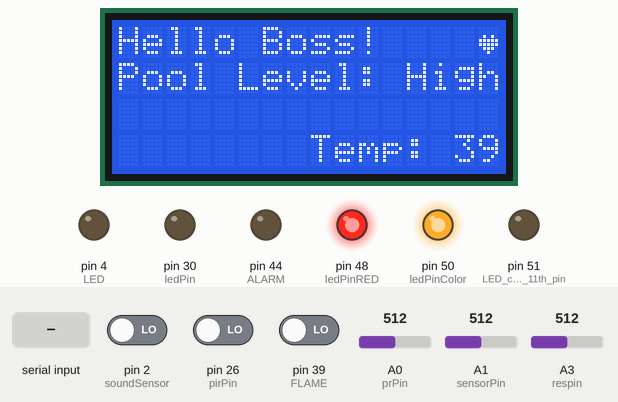
The sketch below on a simulated Arduino Mega 2560, built with avr-gcc and run on an emulated ATmega2560. On the bench: 16×4 character LCD, output pins drawn as LEDs (lit = HIGH). The test bench sets the inputs (shaded band); at power-on: A1 (sensorPin) = 512, A3 (respin) = 512, pin 2 (soundSensor) LOW, pin 26 (pirPin) LOW, pin 39 (FLAME) LOW, A0 (prPin) = 512. What the sketch prints to the serial monitor is not drawn.

Above: at 1.3 s.
1.4 s: "On" received over the second serial link
At 2.7 s:
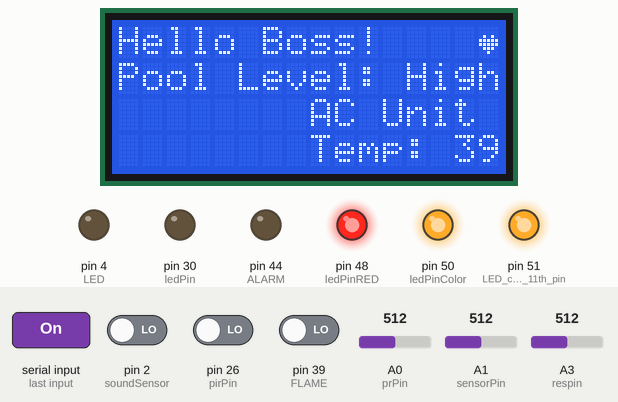
3.0 s: A1 (sensorPin) set to 315
At 5.1 s:
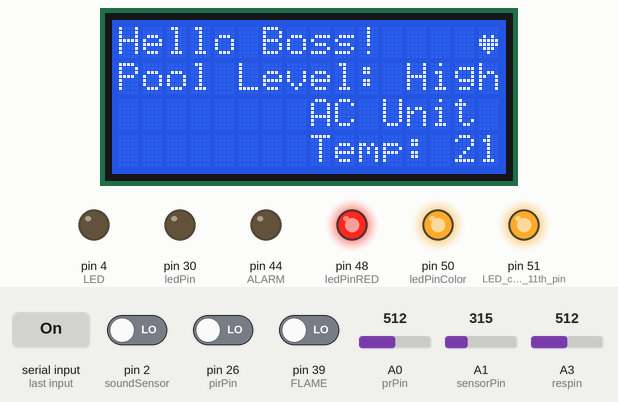
5.9 s: A1 (sensorPin) set to 292
At 8.4 s:
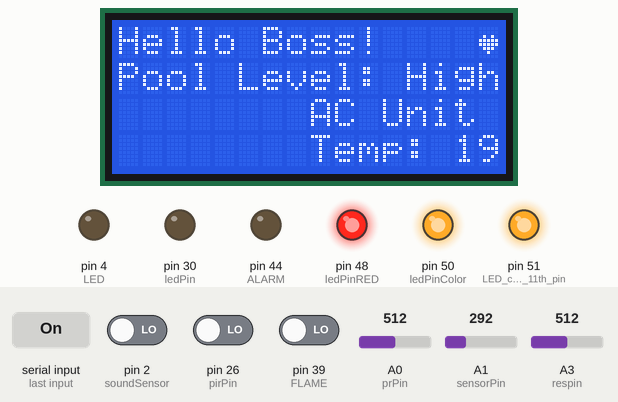
8.7 s: A3 (respin) set to 294
10.2 s: A3 (respin) set to 257
At 11.4 s:
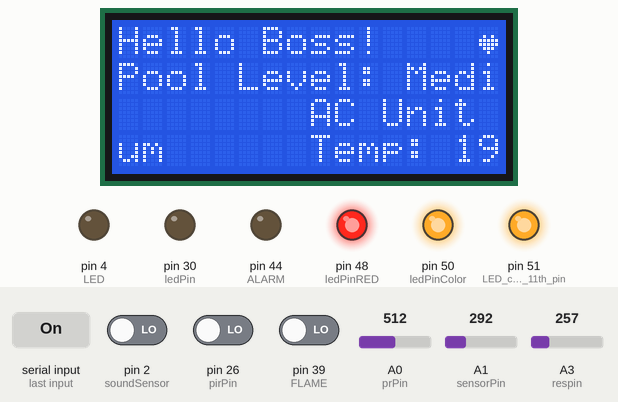
11.9 s: A1 (sensorPin) set to 310
At 13.2 s:
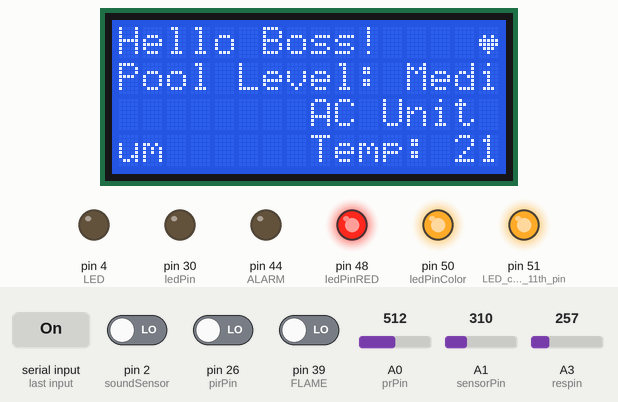
Timing chart, 0 to 14.9 s (numbered marks = the images above; inputs shaded):
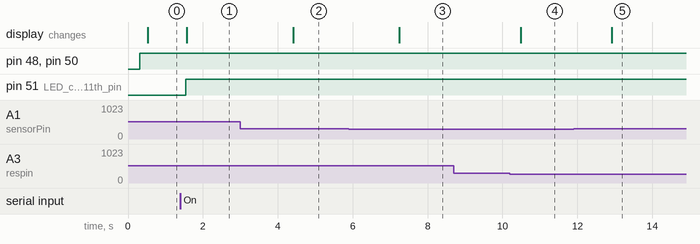

Measured:
- the behaviour switches between 308 and 307 on A1 (sensorPin) (found by bisection; images 2 and 3)
- the behaviour switches between 276 and 275 on A3 (respin) (found by bisection; images 3 and 4)
- after the input at 1.4 s, pin 51 (LED_connected_to_11th_pin): LOW → HIGH after 0.15 s; the display: changes after 0.17 s (image 1)
- after the input at 3.0 s, the display: changes after 1.4 s (image 2)
- after the input at 5.9 s, the display: changes after 1.3 s (image 3)
- after the input at 8.7 s, every drawn part: stays the same
- after the input at 10.2 s, the display: changes after 0.29 s (image 4)
- after the input at 11.9 s, the display: changes after 1.0 s (image 5)

The sketch:

advance_smart_home.ino
```cpp
/**
 * Author: Minh Nguyen
 * 4/27/2020
 * Description: This is the combination for the whole system, including:
 *          AC LED Bluetooth (DONE)
 *          Intruder system (DONE)
 *          Automatically night light (DONE)
 *          Fire Detection unit (Done)
 *          Weather Station (Done)
 *          Clapping Sensor (Done)
 */
//___________________________________________________________________________________
/**
 * Initialization for AC Unit LED Control
 */
#include <SoftwareSerial.h>
#include <Wire.h>
#include <LiquidCrystal_I2C.h>

LiquidCrystal_I2C lcd(0x27, 2, 1, 0, 4, 5, 6, 7, 3, POSITIVE);
SoftwareSerial BT(12,1); //RX, TX respetively
String state;// string to store incoming message from bluetooth

/**
 * Just create the heart icon
 */
byte customChar[] = {
  B00000,
  B00000,
  B01010,
  B11111,
  B11111,
  B01110,
  B00100,
  B00000
};

/**
 * Initialization for Intruder System
 */
//This is requirement for Motion sensor
int calibrationTime = 30;

//the time when the sensor outputs a low impulse
long unsigned int lowIn;

//the amount of milliseconds the sensor has to be low
//before we assume all motion has stopped
long unsigned int pause = 5000;

boolean lockLow = true;
boolean takeLowTime;

int pirPin = 26;    //the digital pin connected to the PIR sensor's output
int ledPin = 30;
const int buzzerPin = 28;

/**
 * Initialization for Photoresistor automatic night light.
 */
const int ledPinRED = 48;
const int ledPinColor = 50;
const int prPin = A0; // Photoresistor Pin

/**
 * Initialization for Fire Detection
 */
#define FLAME 39 // Pin 2 for Flame sensor DO (Digital OUT)
#define ALARM 44 // pin 8 for Alarm LIGHT
const int buzzer = 23; // pin 9 Digital for Buzzer

/**
 * Initialization for Weather Station
 */
int sensorPin = A1; // Adjustment for what Analog Pin, currently A0
int tempC, tempF;

/**
 * Initialization for Water Sensor
 */
int resval = 0;  // holds the value
int respin = A3; // sensor pin used

/**
 * Initialization for Clap Sensor
 */
int soundSensor = 2;
int LED = 4;
boolean LEDStatus = false;

//_____________________________________________________________________________________
void setup() {
/**
 *  Set up for AC Unit
 */
  BT.begin(9600);// bluetooth serial communication will happen on pin 10 and 11
  Serial.begin(9600); // serial communication to check the data on serial monitor
  pinMode(51, OUTPUT); // LED connected to 11th pin
  lcd.begin(16,4); // Initialize the LCD with column and row
  lcd.clear();
  lcd.setCursor(0,0);
  lcd.print("Hello Boss!");
//_______________________________________________________________________________________
/**
 * Set up for Intruder Motion System
 */
  pinMode(pirPin, INPUT);
  pinMode(ledPin, OUTPUT);
  digitalWrite(pirPin, LOW);
  pinMode(buzzerPin, OUTPUT);
/**
 * Set up for Automatic Night Light
 */
  pinMode(ledPinRED, OUTPUT);
  pinMode(ledPinColor, OUTPUT);
  pinMode(prPin, INPUT);

/**
 * Set up for Flame Sensor
 */
  pinMode(FLAME, INPUT);//define FLAME input pin
  pinMode(ALARM, OUTPUT);//define ALARM output pin
  pinMode(buzzer, OUTPUT);

/**
 * Set up for Weather Station
 */
  lcd.setCursor(4,3);
  lcd.print("Temp: ");

/**
 * Create the Heart
 */
  lcd.createChar(1, customChar);
  lcd.home();
  lcd.setCursor(15,0);
  lcd.write(1);

/**
 * Set up for Water Sensor
 */
  lcd.setCursor(0,1);
  lcd.print("Pool Level:");

/**
 * Set Up for Clap Sensor
 */
  pinMode(soundSensor,INPUT);
  pinMode(LED,OUTPUT);
}

//_______________________________________________________________________________________

void loop() {

// Initialize string for parsing
String ret = "";

/**
 *  Loop for Bluetooth Control
 */
  while (BT.available()){  //Check if there is an available byte to read
    delay(10); //Delay added to make thing stable
    char c = BT.read(); //Conduct a serial read
    state += c; //build the string- either "On" or "off"
  }
  if (state.length() > 0) {
    if(state == "On") // Check
    {
      digitalWrite(51, HIGH);
      lcd.setCursor(4,2); // column 0 row 0
      lcd.print("AC Unit is On!");
    }
    else if(state == "Off")
    {
      digitalWrite(51, LOW);
      lcd.setCursor(4,2); // column 0 row 0
      lcd.print("AC Unit is Off!");
    }
      state ="";
   }

/**
 *  Loop for Weather Station
 */
  tempC = get_temperature(sensorPin);
  tempF = celsius_to_fahrenheit(tempC);

  lcd.setCursor(10,3);
  lcd.print(tempF); lcd.print((char)223); lcd.print("F");

  lcd.setCursor(15,3);
  lcd.print(tempC); lcd.print((char)223); lcd.print("C");

  ret += tempC;
  ret += "|";
  ret += tempF;
  ret += "|";
  delay(200);

/**
 *  Loop for Intruder system
 */
   if(digitalRead(pirPin) == HIGH){
     tone(buzzerPin, 100);
     digitalWrite(ledPin, HIGH);   //the led visualizes the sensors output pin state
     if(lockLow){
       //makes sure we wait for a transition to LOW before any further output is made:
       lockLow = false;
       ret += "Intruder detected at ";
       ret += millis()/1000;
       ret += " sec";
       delay(100);
     }
     takeLowTime = true;
   }

   if(digitalRead(pirPin) == LOW){
     noTone(buzzerPin);
     digitalWrite(ledPin, LOW);  //the led visualizes the sensors output pin state
     if(takeLowTime){
     lowIn = millis();          //save the time of the transition from high to LOW
     takeLowTime = false;       //make sure this is only done at the start of a LOW phase
     }
   //if the sensor is low for more than the given pause,
   //we assume that no more motion is going to happen
     if(!lockLow && millis() - lowIn > pause){
       //makes sure this block of code is only executed again after
       //a new motion sequence has been detected
       lockLow = true;
       ret += "Intruder stopped at ";
       ret += (millis() - pause)/1000;
       ret += " sec";
       delay(100);
     }
   }
   Serial.println(ret);

/**
 * Clap Sensor Loop
 */
  int SensorData = digitalRead(soundSensor);
  if(SensorData == 1){
    if(LEDStatus == false){
        LEDStatus = true;
        digitalWrite(LED,HIGH);
    }
    else{
        LEDStatus = false;
        digitalWrite(LED,LOW);
    }
  }

/**
 * Loop for Automatic Night Light
 */
  int prStatus = analogRead(prPin);

  // Check if the prStatur <= 300
  // If it is, LED is High
  if (prStatus >= 300){
    digitalWrite(ledPinRED, HIGH);
    digitalWrite(ledPinColor, HIGH);
  }
  else{
    digitalWrite(ledPinRED, LOW);
    digitalWrite(ledPinColor, LOW);
  }

/**
 * Loop for Flame Sensor
 */
  int fire = digitalRead(FLAME);// read FLAME sensor
  if(fire == HIGH)
  {
    digitalWrite(ALARM,HIGH);// set the buzzer ON
    tone(buzzer, 1000);
  }// Send 1KHz sound signal...
  else{
    digitalWrite(ALARM,LOW); // Set the buzzer OFF
    noTone(buzzer);     // Stop sound...
  }
  delay(200);

 /**
  * Loop for Water Sensor
  */
  lcd.setCursor(12, 1);
  resval = analogRead(respin); //Read data from analog pin and store it to resval variable

  if (resval<=200)
  {
    lcd.println("Empty");
  }
  else if (resval>200 && resval<=250)
  {
    lcd.println("Low");
  }
  else if (resval>250 && resval<=275)
  {
    lcd.println("Medium");
  }
  else if (resval>275)
  {
    lcd.println("High");
  }
  delay(1000);
}

//Helper Method 1
  int get_temperature(int pin) {
// We need to tell the function which pin the sensor is hooked up to. We're using
// the variable pin for that above
// Read the value on that pin

  int temperature = analogRead(pin);
// Calculate the temperature based on the reading and send that value back

  float voltage = temperature * 5.0;
  voltage = voltage / 1024.0;
  return ((voltage - 0.5) * 100);
}

//Helper Method 2: Convert Celsius to Fareheign
  int celsius_to_fahrenheit(int temp) {
    return (temp * 9 / 5) + 32;
}
```
